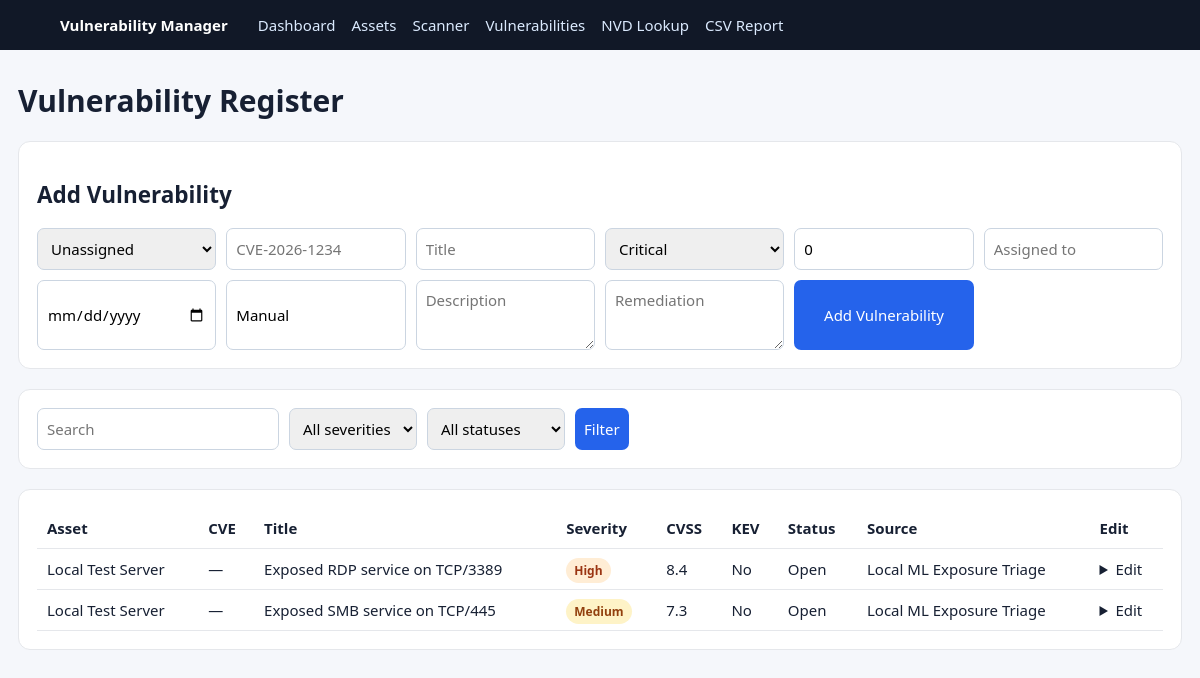
/vulnerabilities, run on the app's committed database.
### tables this page shows
CREATE TABLE vulnerabilities(
      id INTEGER PRIMARY KEY AUTOINCREMENT,asset_id INTEGER,cve TEXT,title TEXT NOT NULL,
      description TEXT,severity TEXT,cvss REAL DEFAULT 0,kev INTEGER DEFAULT 0,
      status TEXT DEFAULT 'Open',due_date TEXT,assigned_to TEXT,remediation TEXT,notes TEXT,
      source TEXT,created_at TEXT,updated_at TEXT,
      FOREIGN KEY(asset_id) REFERENCES assets(id) ON DELETE SET NULL);

CREATE TABLE assets(
      id INTEGER PRIMARY KEY AUTOINCREMENT,name TEXT NOT NULL,address TEXT NOT NULL,
      owner TEXT,environment TEXT DEFAULT 'Production',notes TEXT,created_at TEXT NOT NULL);

### app.py (the view)
@app.route('/vulnerabilities')
def vulns():
    sev=request.args.get('severity',''); status=request.args.get('status',''); q=request.args.get('q','').strip(); sql='SELECT v.*,a.name asset_name,a.address FROM vulnerabilities v LEFT JOIN assets a ON a.id=v.asset_id WHERE 1=1'; args=[]
    if sev: sql+=' AND v.severity=?'; args.append(sev)
    if status: sql+=' AND v.status=?'; args.append(status)
    if q: sql+=' AND (v.cve LIKE ? OR v.title LIKE ? OR a.name LIKE ?)'; args += [f'%{q}%',f'%{q}%',f'%{q}%']
    sql+=" ORDER BY CASE v.severity WHEN 'Critical' THEN 1 WHEN 'High' THEN 2 WHEN 'Medium' THEN 3 WHEN 'Low' THEN 4 ELSE 5 END,v.id DESC"
    return render_template('vulnerabilities.html',vulnerabilities=query_db(sql,args),severities=SEV,statuses=STATUS,assets=query_db('SELECT * FROM assets ORDER BY name'))

### app.py (called while the page is built)
@app.context_processor
def ctx(): return {'now':datetime.now(timezone.utc).strftime('%Y-%m-%d %H:%M UTC')}

@app.after_request
def add_api_headers(response):
    origin=request.headers.get('Origin')
    allowed={x.strip() for x in os.getenv('VULNERABILITY_CORS_ORIGINS','http://localhost:5173,http://127.0.0.1:5173').split(',') if x.strip()}
    if origin in allowed:
        response.headers['Access-Control-Allow-Origin']=origin
        response.headers['Vary']='Origin'
        response.headers['Access-Control-Allow-Headers']='Content-Type, Authorization'
        response.headers['Access-Control-Allow-Methods']='GET, POST, PATCH, DELETE, OPTIONS'
    if request.path.startswith('/api/'):
        response.headers['Cache-Control']='no-store'
    return response

### database.py (called while the page is built)
def get_db():
    c=sqlite3.connect(DB_PATH, timeout=10)
    c.row_factory=sqlite3.Row
    c.execute("PRAGMA foreign_keys=ON")
    return c

def query_db(sql,args=()):
    c=get_db()
    try: return c.execute(sql,args).fetchall()
    finally: c.close()

### templates/vulnerabilities.html (shortened to what this page needs)
{% extends 'base.html' %}{% block content %}<h1>Vulnerability Register</h1>
<section class="panel"><h2>Add Vulnerability</h2><form method="post" action="/vulnerabilities/add" class="grid">
<select name="asset_id"><option value="">Unassigned</option>{% for a in assets %}<option value="{{a.id}}">{{a.name}}</option>{% endfor %}</select>
<input name="cve" placeholder="CVE-2026-1234"><input name="title" placeholder="Title" required>
<select name="severity">{% for s in severities %}<option>{{s}}</option>{% endfor %}</select><input name="cvss" type="number" min="0" max="10" step="0.1" value="0">
<input name="assigned_to" placeholder="Assigned to"><input name="due_date" type="date"><input name="source" placeholder="Source" value="Manual"><textarea name="description" placeholder="Description"></textarea><textarea name="remediation" placeholder="Remediation"></textarea><button>Add Vulnerability</button></form></section>
<section class="panel"><form class="filter"><input name="q" value="{{request.args.get('q','')}}" placeholder="Search"><select name="severity"><option value="">All severities</option></select><select name="status"><option value="">All statuses</option></select><button>Filter</button></form></section>
<section class="panel"><table><tr><th>Asset</th><th>CVE</th><th>Title</th><th>Severity</th><th>CVSS</th><th>KEV</th><th>Status</th><th>Source</th><th>Edit</th></tr>
{% for v in vulnerabilities %}<tr><td>{{v.asset_name or 'Unassigned'}}</td><td>{{v.cve or '—'}}</td><td>{{v.title}}</td><td><span class="badge {{v.severity|lower}}">{{v.severity}}</span></td><td>{{v.cvss}}</td><td>{{'Yes' if v.kev else 'No'}}</td><td>{{v.status}}</td><td>{{v.source}}</td><td><details><summary>Edit</summary></details></td></tr>
{% else %}<tr><td colspan="9">No vulnerabilities.</td></tr>{% endfor %}</table></section>{% endblock %}

### static/css/style.css (style rules this page uses)
* { box-sizing:border-box }
body { margin:0;font:15px Segoe UI,Arial;background:#f5f7fb;color:#172033 }
.card,.panel { background:#fff;border:1px solid #e5e7eb;border-radius:12px;padding:18px;margin-bottom:20px }
.grid { display:grid;grid-template-columns:repeat(auto-fit,minmax(170px,1fr));gap:10px }
.filter { display:flex;gap:10px;flex-wrap:wrap }
input,select,textarea,button { font:inherit;padding:9px;border:1px solid #cbd5e1;border-radius:7px }
textarea { min-height:70px }
button { background:#2563eb;color:#fff;border:0;cursor:pointer }
table { width:100%;border-collapse:collapse }
th,td { padding:10px;border-bottom:1px solid #e5e7eb;text-align:left;vertical-align:top }
.badge { padding:4px 8px;border-radius:999px;font-size:12px;font-weight:700 }
.high { background:#ffedd5;color:#9a3412 }
.medium { background:#fef3c7;color:#92400e }

### data on the page
vulnerabilities: name "Local Test Server", cve "—", title "Exposed RDP service on TCP/3389", severity "High", cvss "8.4", kev "No", status "Open", source "Local ML Exposure Triage"
vulnerabilities: name "Local Test Server", cve "—", title "Exposed SMB service on TCP/445", severity "Medium", cvss "7.3", kev "No", status "Open", source "Local ML Exposure Triage"

### other printed values
form field severity "Critical"
